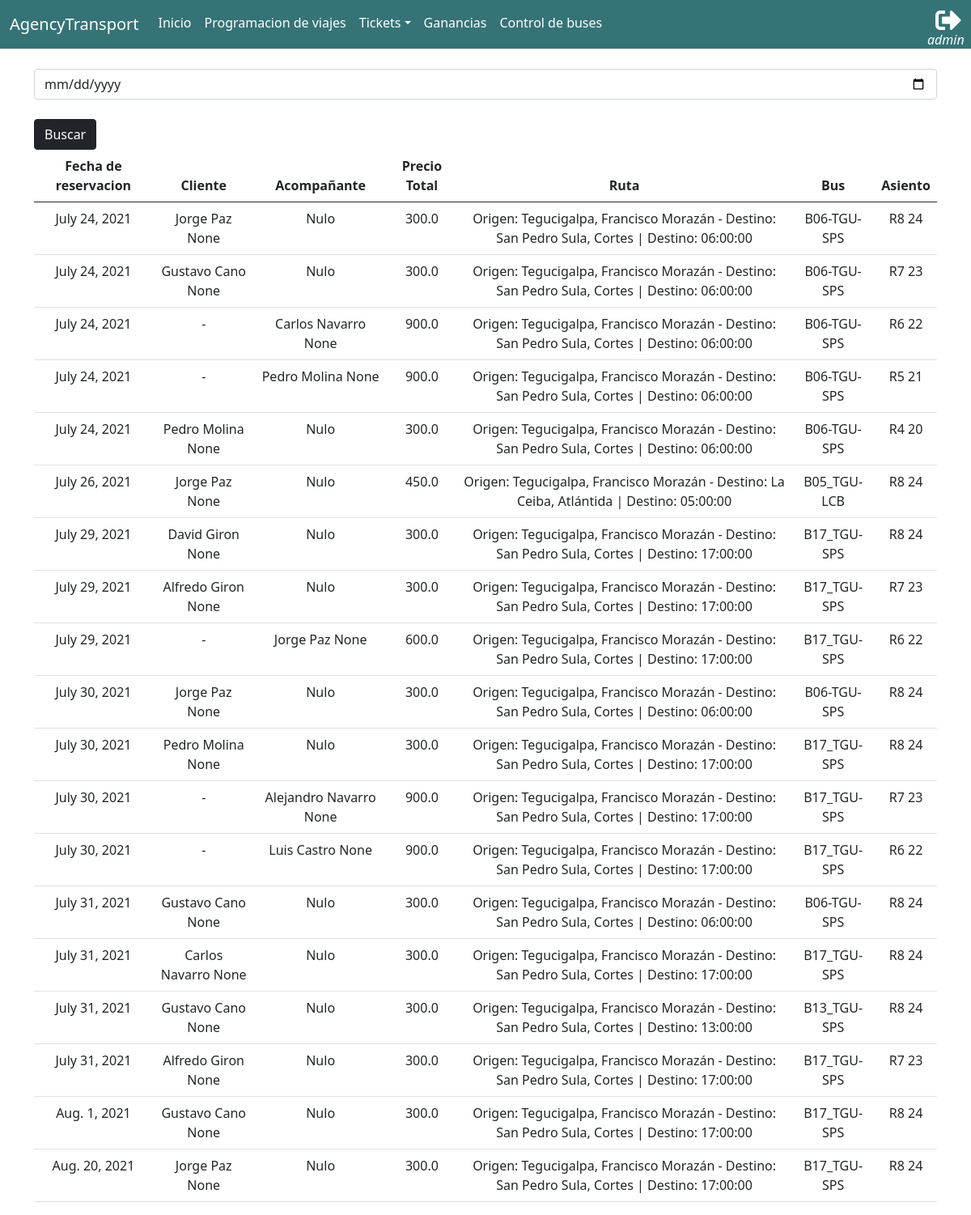
Page /transportAgency/details/ (signed in) on the earlier database version.
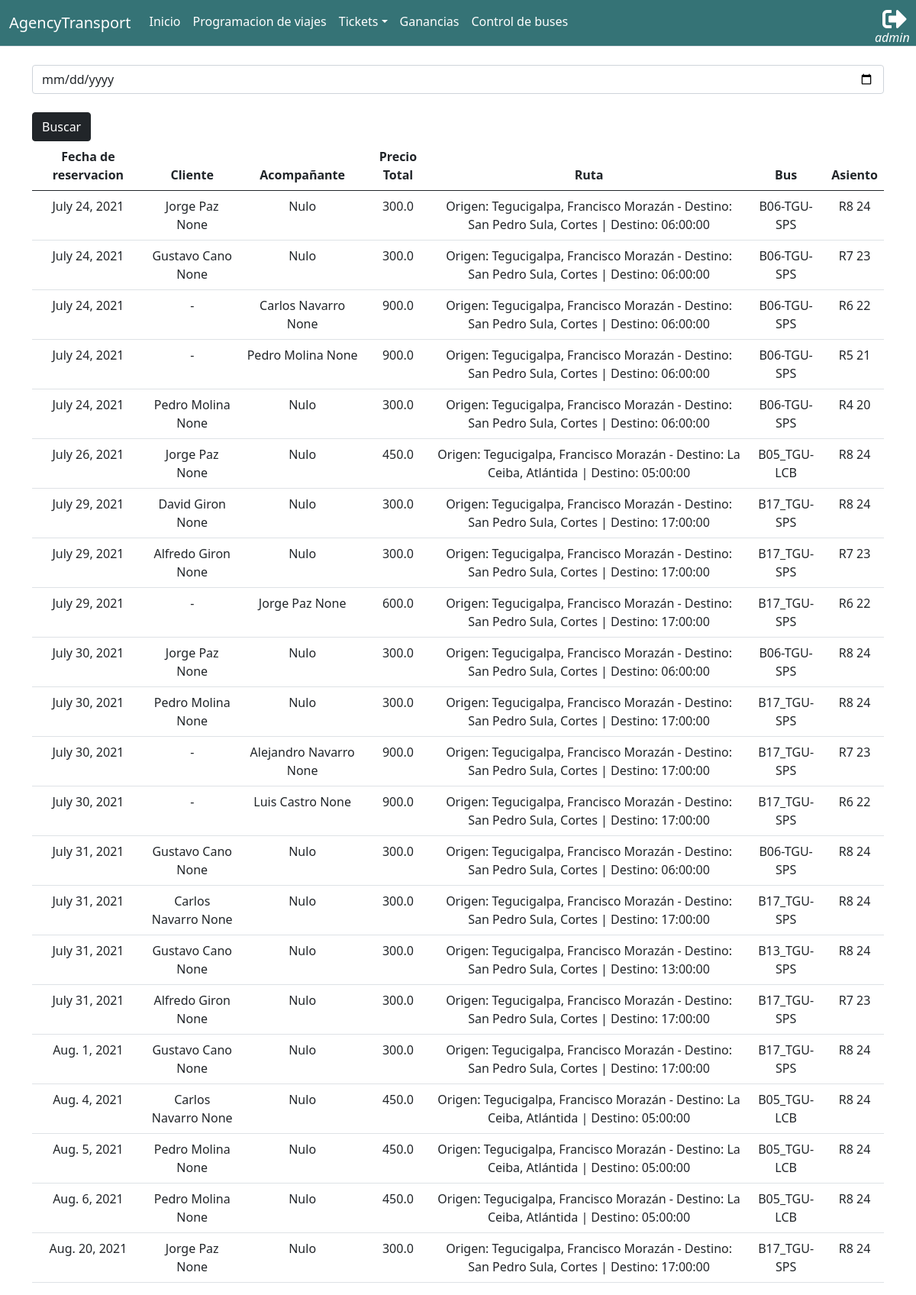
Same page on the later database version.
### app_transportAgency/models.py (models this page shows, shortened)
class Ticket(models.Model):
    creation_date      = models.DateTimeField(auto_now_add=True,blank=True, null=True )
    client             = models.ForeignKey(Client,related_name="cliente_ticket", on_delete=models.CASCADE, blank=True, null=True)
    companion          = models.ForeignKey(Client,related_name="companion_tciket", on_delete=models.CASCADE, blank=True, null=True)
    ticket_reservation = models.DateField(blank=True, null=True)
    ticket_available   = models.IntegerField(default=16, blank=True, null=True)
    ticket_quantity    = models.IntegerField(blank=True, null=True) # 3
    total_price        = models.FloatField()
    routes             = models.ForeignKey(Route,on_delete=models.CASCADE, null=True, blank=True)
    trips              = models.ForeignKey(TripScheduling, on_delete=models.CASCADE, null=True, blank=True) #27 ==>
    bus                = models.ForeignKey(Bus, on_delete=models.CASCADE, null=True, blank=True)
    seating            = models.ForeignKey(Seating,on_delete=models.CASCADE, blank=True, null=True)

class Client(models.Model):
    dni        = models.CharField(max_length=13,null=True, blank=True)
    first_name = models.CharField(max_length=50)
    last_name  = models.CharField(max_length=50)
    phone      = models.CharField(max_length=50)
    email      = models.CharField(max_length=50)
    user       = models.OneToOneField(User, on_delete=models.CASCADE, null=True, blank=True)
    def __str__(self):
        return f'{self.first_name} {self.last_name} {self.dni}'

class Route(models.Model):
    origin     = models.ForeignKey(City, related_name="origin_city", on_delete=models.CASCADE)
    destiny    = models.ForeignKey(City, related_name="destiny_city", on_delete=models.CASCADE)
    route_time = models.IntegerField()
    precio     = models.FloatField()
    schedule   = models.ForeignKey(Schedule, on_delete=models.CASCADE, blank=True, null=True)
    bus        = models.ForeignKey(Bus, on_delete=models.PROTECT, blank=True, null=True)
    def __str__(self):
        return f'Origen: {self.origin} - Destino: {self.destiny} | Destino: {self.schedule}'

class City(models.Model):
    name_city = models.CharField(max_length=70)
    def __str__(self):
        return self.name_city
    class Meta:
        verbose_name_plural = 'Cities'

class Schedule(models.Model):
    route_schedule = models.TimeField()
    def __str__(self):
        return f'{self.route_schedule}'

class Bus(models.Model):
    name_bus = models.CharField(max_length=50)
    seating  = models.ManyToManyField(Seating)
    def __str__(self):
        return f'{self.name_bus}'
    class Meta:
        verbose_name_plural = 'Buses'

class Seating(models.Model):
    name_seating = models.CharField(max_length=3)
    def __str__(self):
        return f'{self.name_seating} {self.pk}'

### app_transportAgency/views.py (the view)
# urls.py: path('details/', views.details_ticket, name="details_ticket"),
@login_required()
def details_ticket(request):
    q = request.GET.get('q')
    if q:
        tickets = Ticket.objects.filter(ticket_reservation=q)
    else:
        tickets =  Ticket.objects.all().order_by('ticket_reservation')
    return render(request, 'transportAgency/detailsTicket.html', {
        'tickets' : tickets,
    })

### app_transportAgency/templates/transportAgency/detailsTicket.html (shortened to what this page needs)
{% extends "base.html" %}
{% block container %}
    <div class="container">
        <br>
        <div>
            <form action="" >
                <input type="date" class="form-control" name="q" placeholder='fecha'>
                <br>
                <button class="btn btn-dark">Buscar</button>
            </form>
        </div>
        <div class="row">
            <div class="col">
                <table class="table table-responsive " style="text-align:center">
                    <thead>
                        <tr>
                            <th>Fecha de reservacion</th>
                            <th>Cliente</th>
                            <th>Acompañante</th>
                            <th>Precio Total</th>
                            <th>Ruta</th>
                            <th>Bus</th>
                            <th>Asiento</th>
                        </tr>
                    </thead>
                    <tbody>
                        {% for t in tickets  %}
                        {% if t.bus %}
                            {% if t.client and t.companion %}
                                <tr>
                                <td>{{t.ticket_reservation}}</td>
                                <td>-</td>
                                {% if t.companion %}
                                <td>{{t.companion}}</td>
                                {% else %}
                                <td>-</td>
                                {% endif %}
                                <td>{{t.total_price}}</td>
                                <td>{{t.routes}}</td>
                                <td>{{t.bus}}</td>
                                <td>{{t.seating}}</td>
                                </tr>
                            {% else %}
                            <tr>
                                <td>{{t.ticket_reservation}}</td>
                                <td>{{t.client}}</td>
                                {% if t.companion %}
                                <td>{{t.companion}}</td>
                                {% else %}
                                <td>Nulo</td>
                                {% endif %}
                                <td>{{t.total_price}}</td>
                                <td>{{t.routes}}</td>
                                <td>{{t.bus}}</td>
                                <td>{{t.seating}}</td>
                            </tr>
                            {% endif %}
                        {% endif %}
                        {% empty %}
                        <tr>
                            <td colspan=7>No hay</td>
                        </tr>
                        {% endfor %}
                    </tbody>
                </table>
            </div>
        </div>
    </div>
{% endblock container %}

### global_templates/base.html (shortened to what this page needs)
{% load static %}
<!DOCTYPE html>
<html lang="en">
<head>
    <link rel="stylesheet" href="https://cdnjs.cloudflare.com/ajax/libs/font-awesome/5.15.1/css/all.min.css">
    <link href="{% static 'transportAgency/bootstrap/bootstrap.min.css' %}" rel="stylesheet">
    <link rel="stylesheet" href="{% static 'transportAgency/css/nav.css' %}">
    <link href="https://cdn.jsdelivr.net/npm/bootstrap@5.0.2/dist/css/bootstrap.min.css" rel="stylesheet"
>
    <link href="https://haubek.github.io/dist/css/component-chosen.min.css" rel="stylesheet">
    <link href="https://maxcdn.bootstrapcdn.com/font-awesome/4.7.0/css/font-awesome.min.css" rel="stylesheet" />
</head>
<body>
    <nav class="navbar navbar-expand-lg border-bottom">
        <div class="container-fluid">
            <a class="navbar-brand">AgencyTransport</a>
            <div class="collapse navbar-collapse" id="navbarSupportedContent">
                <ul class="navbar-nav me-auto mb-2 mb-lg-1">
                    <li class="nav-item">
                        <a class="nav-link active" aria-current="page"
                            href="{% url 'transportAgency:about' %}">Inicio</a>
                    </li>
                    <li class="nav-item">
                        <a class="nav-link" href="{% url 'transportAgency:travels_view' %}">Programacion de viajes</a>
                    </li>
                     <li class="dropdown">
                        <a class="nav-link dropdown-toggle" href="#"  data-bs-toggle="dropdown">Tickets</a>
                    </li>
                    {% if request.user.is_superuser %}
                    <li class="nav-item">
                        <a class="nav-link" href="{% url 'transportAgency:income_view' %}">Ganancias</a>
                    </li>
                    <li class="nav-item">
                        <a class="nav-link" href="{% url 'transportAgency:list_buses' %}">Control de buses</a>
                    </li>
                    {% endif %}
                </ul>
                <form class="d-flex">
                    <ul class="navbar-nav me-auto mb-2 mb-lg-2">
                        {% if request.user.is_authenticated %}
                        <li class="nav-item">
                            <a style="font-style: italic; color: white; position: absolute; margin-top: 28px; font-size: 16px;">{{ request.user }}</a>
                            <a href="{% url 'logout_view' %}"><i class="fas fa-sign-out-alt fa-2x" style="margin-left: 10px; color: white;"></i></a>
                        </li>
                        {% endif %}
                    </ul>
                </form>
            </div>
        </div>
    </nav>
    {% block container %}{% endblock %}
</body>
</html>

### app_transportAgency/static/transportAgency/css/nav.css (style rules this page uses)
.navbar { background-color: #357376; }
.navbar a { color: white; text-decoration: none; }
.navbar .navbar-brand { color: white; }

Differences in the rows shown:
added Ticket: ticket_reservation "Aug. 4, 2021", client "Carlos Navarro None", shows "Nulo", total_price "450.0", routes "Origen: Tegucigalpa, Francisco Morazán - Destino: La Ceiba, Atlántida | Destino: 05:00:00", bus "B05_TGU-LCB", seating "R8 24"
added Ticket: ticket_reservation "Aug. 5, 2021", client "Pedro Molina None", shows "Nulo", total_price "450.0", routes "Origen: Tegucigalpa, Francisco Morazán - Destino: La Ceiba, Atlántida | Destino: 05:00:00", bus "B05_TGU-LCB", seating "R8 24"
added Ticket: ticket_reservation "Aug. 6, 2021", client "Pedro Molina None", shows "Nulo", total_price "450.0", routes "Origen: Tegucigalpa, Francisco Morazán - Destino: La Ceiba, Atlántida | Destino: 05:00:00", bus "B05_TGU-LCB", seating "R8 24"
